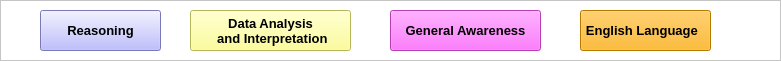
   <widget class="QFrame" name="frame">
    <property name="geometry">
     <rect>
      <x>20</x>
      <y>20</y>
      <width>781</width>
      <height>61</height>
     </rect>
    </property>
    <property name="styleSheet">
     <string notr="true">background-color: rgb(255, 255, 255);
border-color: rgb(0, 0, 0);</string>
    </property>
    <property name="frameShape">
     <enum>QFrame::StyledPanel</enum>
    </property>
    <property name="frameShadow">
     <enum>QFrame::Raised</enum>
    </property>
    <widget class="QPushButton" name="pushButton_6">
     <property name="geometry">
      <rect>
       <x>580</x>
       <y>10</y>
       <width>131</width>
       <height>41</height>
      </rect>
     </property>
     <property name="font">
      <font>
       <pointsize>10</pointsize>
       <weight>75</weight>
       <bold>true</bold>
      </font>
     </property>
     <property name="styleSheet">
      <string notr="true">background-color: rgb(255, 170, 0);
border-color: rgb(0, 0, 0);</string>
     </property>
     <property name="text">
      <string>English Language 	</string>
     </property>
    </widget>
    <widget class="QPushButton" name="pushButton_7">
     <property name="geometry">
      <rect>
       <x>190</x>
       <y>10</y>
       <width>161</width>
       <height>41</height>
      </rect>
     </property>
     <property name="font">
      <font>
       <pointsize>10</pointsize>
       <weight>75</weight>
       <bold>true</bold>
      </font>
     </property>
     <property name="styleSheet">
      <string notr="true">background-color: rgb(255, 255, 127);
border-color: rgb(0, 0, 0);</string>
     </property>
     <property name="text">
      <string>Data Analysis 
 and Interpretation</string>
     </property>
    </widget>
    <widget class="QPushButton" name="pushButton_5">
     <property name="geometry">
      <rect>
       <x>40</x>
       <y>10</y>
       <width>121</width>
       <height>41</height>
      </rect>
     </property>
     <property name="font">
      <font>
       <pointsize>10</pointsize>
       <weight>75</weight>
       <bold>true</bold>
      </font>
     </property>
     <property name="styleSheet">
      <string notr="true">border-color: rgb(0, 0, 0);
background-color: rgb(170, 170, 255);</string>
     </property>
     <property name="text">
      <string>Reasoning</string>
     </property>
    </widget>
    <widget class="QPushButton" name="pushButton_8">
     <property name="geometry">
      <rect>
       <x>390</x>
       <y>10</y>
       <width>151</width>
       <height>41</height>
      </rect>
     </property>
     <property name="font">
      <font>
       <pointsize>10</pointsize>
       <weight>75</weight>
       <bold>true</bold>
      </font>
     </property>
     <property name="styleSheet">
      <string notr="true">background-color: rgb(255, 85, 255);
border-color: rgb(0, 0, 0);</string>
     </property>
     <property name="text">
      <string>General Awareness</string>
     </property>
    </widget>
   </widget>
